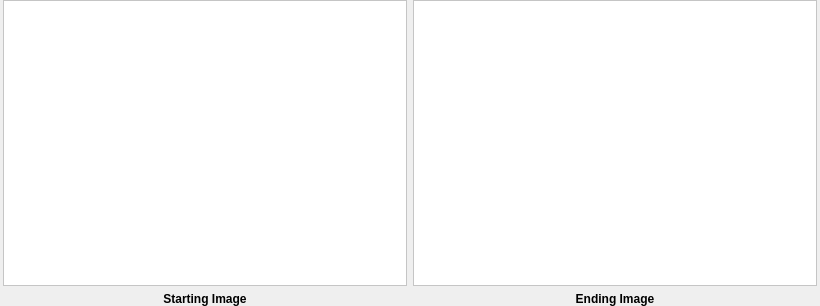
        <widget class="QWidget" name="widget_7" native="true">
         <property name="sizePolicy">
          <sizepolicy hsizetype="Preferred" vsizetype="Preferred">
           <horstretch>1</horstretch>
           <verstretch>1</verstretch>
          </sizepolicy>
         </property>
         <layout class="QGridLayout" name="gridLayout_10">
          <property name="leftMargin">
           <number>3</number>
          </property>
          <property name="topMargin">
           <number>0</number>
          </property>
          <property name="rightMargin">
           <number>3</number>
          </property>
          <property name="bottomMargin">
           <number>0</number>
          </property>
          <item row="0" column="0">
           <widget class="QLabel" name="startingImage">
            <property name="sizePolicy">
             <sizepolicy hsizetype="MinimumExpanding" vsizetype="MinimumExpanding">
              <horstretch>0</horstretch>
              <verstretch>0</verstretch>
             </sizepolicy>
            </property>
            <property name="minimumSize">
             <size>
              <width>404</width>
              <height>286</height>
             </size>
            </property>
            <property name="palette">
             <palette>
              <active>
               <colorrole role="WindowText">
                <brush brushstyle="SolidPattern">
                 <color alpha="255">
                  <red>0</red>
                  <green>0</green>
                  <blue>0</blue>
                 </color>
                </brush>
               </colorrole>
               <colorrole role="Button">
                <brush brushstyle="SolidPattern">
                 <color alpha="255">
                  <red>255</red>
                  <green>255</green>
                  <blue>255</blue>
                 </color>
                </brush>
               </colorrole>
               <colorrole role="Light">
                <brush brushstyle="SolidPattern">
                 <color alpha="255">
                  <red>255</red>
                  <green>255</green>
                  <blue>255</blue>
                 </color>
                </brush>
               </colorrole>
               <colorrole role="Midlight">
                <brush brushstyle="SolidPattern">
                 <color alpha="255">
                  <red>255</red>
                  <green>255</green>
                  <blue>255</blue>
                 </color>
                </brush>
               </colorrole>
               <colorrole role="Dark">
                <brush brushstyle="SolidPattern">
                 <color alpha="255">
                  <red>127</red>
                  <green>127</green>
                  <blue>127</blue>
                 </color>
                </brush>
               </colorrole>
               <colorrole role="Mid">
                <brush brushstyle="SolidPattern">
                 <color alpha="255">
                  <red>170</red>
                  <green>170</green>
                  <blue>170</blue>
                 </color>
                </brush>
               </colorrole>
               <colorrole role="Text">
                <brush brushstyle="SolidPattern">
                 <color alpha="255">
                  <red>0</red>
                  <green>0</green>
                  <blue>0</blue>
                 </color>
                </brush>
               </colorrole>
               <colorrole role="BrightText">
                <brush brushstyle="SolidPattern">
                 <color alpha="255">
                  <red>255</red>
                  <green>255</green>
                  <blue>255</blue>
                 </color>
                </brush>
               </colorrole>
               <colorrole role="ButtonText">
                <brush brushstyle="SolidPattern">
                 <color alpha="255">
                  <red>0</red>
                  <green>0</green>
                  <blue>0</blue>
                 </color>
                </brush>
               </colorrole>
               <colorrole role="Base">
                <brush brushstyle="SolidPattern">
                 <color alpha="255">
                  <red>255</red>
                  <green>255</green>
                  <blue>255</blue>
                 </color>
                </brush>
               </colorrole>
               <colorrole role="Window">
                <brush brushstyle="SolidPattern">
                 <color alpha="255">
                  <red>255</red>
                  <green>255</green>
                  <blue>255</blue>
                 </color>
                </brush>
               </colorrole>
               <colorrole role="Shadow">
                <brush brushstyle="SolidPattern">
                 <color alpha="255">
                  <red>0</red>
                  <green>0</green>
                  <blue>0</blue>
                 </color>
                </brush>
               </colorrole>
               <colorrole role="AlternateBase">
                <brush brushstyle="SolidPattern">
                 <color alpha="255">
                  <red>255</red>
                  <green>255</green>
                  <blue>255</blue>
                 </color>
                </brush>
               </colorrole>
               <colorrole role="ToolTipBase">
                <brush brushstyle="SolidPattern">
                 <color alpha="255">
                  <red>255</red>
                  <green>255</green>
                  <blue>220</blue>
                 </color>
                </brush>
               </colorrole>
               <colorrole role="ToolTipText">
                <brush brushstyle="SolidPattern">
                 <color alpha="255">
                  <red>0</red>
                  <green>0</green>
                  <blue>0</blue>
                 </color>
                </brush>
               </colorrole>
              </active>
              <inactive>
               <colorrole role="WindowText">
                <brush brushstyle="SolidPattern">
                 <color alpha="255">
                  <red>0</red>
                  <green>0</green>
                  <blue>0</blue>
                 </color>
                </brush>
               </colorrole>
               <colorrole role="Button">
                <brush brushstyle="SolidPattern">
                 <color alpha="255">
                  <red>255</red>
                  <green>255</green>
                  <blue>255</blue>
                 </color>
                </brush>
               </colorrole>
               <colorrole role="Light">
                <brush brushstyle="SolidPattern">
                 <color alpha="255">
                  <red>255</red>
                  <green>255</green>
                  <blue>255</blue>
                 </color>
                </brush>
               </colorrole>
               <colorrole role="Midlight">
                <brush brushstyle="SolidPattern">
                 <color alpha="255">
                  <red>255</red>
                  <green>255</green>
                  <blue>255</blue>
                 </color>
                </brush>
               </colorrole>
               <colorrole role="Dark">
                <brush brushstyle="SolidPattern">
                 <color alpha="255">
                  <red>127</red>
                  <green>127</green>
                  <blue>127</blue>
                 </color>
                </brush>
               </colorrole>
               <colorrole role="Mid">
                <brush brushstyle="SolidPattern">
                 <color alpha="255">
                  <red>170</red>
                  <green>170</green>
                  <blue>170</blue>
                 </color>
                </brush>
               </colorrole>
               <colorrole role="Text">
                <brush brushstyle="SolidPattern">
                 <color alpha="255">
                  <red>0</red>
                  <green>0</green>
                  <blue>0</blue>
                 </color>
                </brush>
               </colorrole>
               <colorrole role="BrightText">
                <brush brushstyle="SolidPattern">
                 <color alpha="255">
                  <red>255</red>
                  <green>255</green>
                  <blue>255</blue>
                 </color>
                </brush>
               </colorrole>
               <colorrole role="ButtonText">
                <brush brushstyle="SolidPattern">
                 <color alpha="255">
                  <red>0</red>
                  <green>0</green>
                  <blue>0</blue>
                 </color>
                </brush>
               </colorrole>
               <colorrole role="Base">
                <brush brushstyle="SolidPattern">
                 <color alpha="255">
                  <red>255</red>
                  <green>255</green>
                  <blue>255</blue>
                 </color>
                </brush>
               </colorrole>
               <colorrole role="Window">
                <brush brushstyle="SolidPattern">
                 <color alpha="255">
                  <red>255</red>
                  <green>255</green>
                  <blue>255</blue>
                 </color>
                </brush>
               </colorrole>
               <colorrole role="Shadow">
                <brush brushstyle="SolidPattern">
                 <color alpha="255">
                  <red>0</red>
                  <green>0</green>
                  <blue>0</blue>
                 </color>
                </brush>
               </colorrole>
               <colorrole role="AlternateBase">
                <brush brushstyle="SolidPattern">
                 <color alpha="255">
                  <red>255</red>
                  <green>255</green>
                  <blue>255</blue>
                 </color>
                </brush>
               </colorrole>
               <colorrole role="ToolTipBase">
                <brush brushstyle="SolidPattern">
                 <color alpha="255">
                  <red>255</red>
                  <green>255</green>
                  <blue>220</blue>
                 </color>
                </brush>
               </colorrole>
               <colorrole role="ToolTipText">
                <brush brushstyle="SolidPattern">
                 <color alpha="255">
                  <red>0</red>
                  <green>0</green>
                  <blue>0</blue>
                 </color>
                </brush>
               </colorrole>
              </inactive>
              <disabled>
               <colorrole role="WindowText">
                <brush brushstyle="SolidPattern">
                 <color alpha="255">
                  <red>127</red>
                  <green>127</green>
                  <blue>127</blue>
                 </color>
                </brush>
               </colorrole>
               <colorrole role="Button">
                <brush brushstyle="SolidPattern">
                 <color alpha="255">
                  <red>255</red>
                  <green>255</green>
                  <blue>255</blue>
                 </color>
                </brush>
               </colorrole>
               <colorrole role="Light">
                <brush brushstyle="SolidPattern">
                 <color alpha="255">
                  <red>255</red>
                  <green>255</green>
                  <blue>255</blue>
                 </color>
                </brush>
               </colorrole>
               <colorrole role="Midlight">
                <brush brushstyle="SolidPattern">
                 <color alpha="255">
                  <red>255</red>
                  <green>255</green>
                  <blue>255</blue>
                 </color>
                </brush>
               </colorrole>
               <colorrole role="Dark">
                <brush brushstyle="SolidPattern">
                 <color alpha="255">
                  <red>127</red>
                  <green>127</green>
                  <blue>127</blue>
                 </color>
                </brush>
               </colorrole>
               <colorrole role="Mid">
                <brush brushstyle="SolidPattern">
                 <color alpha="255">
                  <red>170</red>
                  <green>170</green>
                  <blue>170</blue>
                 </color>
                </brush>
               </colorrole>
               <colorrole role="Text">
                <brush brushstyle="SolidPattern">
                 <color alpha="255">
                  <red>127</red>
                  <green>127</green>
                  <blue>127</blue>
                 </color>
                </brush>
               </colorrole>
               <colorrole role="BrightText">
                <brush brushstyle="SolidPattern">
                 <color alpha="255">
                  <red>255</red>
                  <green>255</green>
                  <blue>255</blue>
                 </color>
                </brush>
               </colorrole>
               <colorrole role="ButtonText">
                <brush brushstyle="SolidPattern">
                 <color alpha="255">
                  <red>127</red>
                  <green>127</green>
                  <blue>127</blue>
                 </color>
                </brush>
               </colorrole>
               <colorrole role="Base">
                <brush brushstyle="SolidPattern">
                 <color alpha="255">
                  <red>255</red>
                  <green>255</green>
                  <blue>255</blue>
                 </color>
                </brush>
               </colorrole>
               <colorrole role="Window">
                <brush brushstyle="SolidPattern">
                 <color alpha="255">
                  <red>255</red>
                  <green>255</green>
                  <blue>255</blue>
                 </color>
                </brush>
               </colorrole>
               <colorrole role="Shadow">
                <brush brushstyle="SolidPattern">
                 <color alpha="255">
                  <red>0</red>
                  <green>0</green>
                  <blue>0</blue>
                 </color>
                </brush>
               </colorrole>
               <colorrole role="AlternateBase">
                <brush brushstyle="SolidPattern">
                 <color alpha="255">
                  <red>255</red>
                  <green>255</green>
                  <blue>255</blue>
                 </color>
                </brush>
               </colorrole>
               <colorrole role="ToolTipBase">
                <brush brushstyle="SolidPattern">
                 <color alpha="255">
                  <red>255</red>
                  <green>255</green>
                  <blue>220</blue>
                 </color>
                </brush>
               </colorrole>
               <colorrole role="ToolTipText">
                <brush brushstyle="SolidPattern">
                 <color alpha="255">
                  <red>0</red>
                  <green>0</green>
                  <blue>0</blue>
                 </color>
                </brush>
               </colorrole>
              </disabled>
             </palette>
            </property>
            <property name="mouseTracking">
             <bool>true</bool>
            </property>
            <property name="autoFillBackground">
             <bool>true</bool>
            </property>
            <property name="frameShape">
             <enum>QFrame::StyledPanel</enum>
            </property>
            <property name="lineWidth">
             <number>1</number>
            </property>
            <property name="text">
             <string/>
            </property>
           </widget>
          </item>
          <item row="0" column="1">
           <widget class="QLabel" name="endingImage">
            <property name="sizePolicy">
             <sizepolicy hsizetype="MinimumExpanding" vsizetype="MinimumExpanding">
              <horstretch>0</horstretch>
              <verstretch>0</verstretch>
             </sizepolicy>
            </property>
            <property name="minimumSize">
             <size>
              <width>404</width>
              <height>286</height>
             </size>
            </property>
            <property name="palette">
             <palette>
              <active>
               <colorrole role="WindowText">
                <brush brushstyle="SolidPattern">
                 <color alpha="255">
                  <red>0</red>
                  <green>0</green>
                  <blue>0</blue>
                 </color>
                </brush>
               </colorrole>
               <colorrole role="Button">
                <brush brushstyle="SolidPattern">
                 <color alpha="255">
                  <red>255</red>
                  <green>255</green>
                  <blue>255</blue>
                 </color>
                </brush>
               </colorrole>
               <colorrole role="Light">
                <brush brushstyle="SolidPattern">
                 <color alpha="255">
                  <red>255</red>
                  <green>255</green>
                  <blue>255</blue>
                 </color>
                </brush>
               </colorrole>
               <colorrole role="Midlight">
                <brush brushstyle="SolidPattern">
                 <color alpha="255">
                  <red>255</red>
                  <green>255</green>
                  <blue>255</blue>
                 </color>
                </brush>
               </colorrole>
               <colorrole role="Dark">
                <brush brushstyle="SolidPattern">
                 <color alpha="255">
                  <red>127</red>
                  <green>127</green>
                  <blue>127</blue>
                 </color>
                </brush>
               </colorrole>
               <colorrole role="Mid">
                <brush brushstyle="SolidPattern">
                 <color alpha="255">
                  <red>170</red>
                  <green>170</green>
                  <blue>170</blue>
                 </color>
                </brush>
               </colorrole>
               <colorrole role="Text">
                <brush brushstyle="SolidPattern">
                 <color alpha="255">
                  <red>0</red>
                  <green>0</green>
                  <blue>0</blue>
                 </color>
                </brush>
               </colorrole>
               <colorrole role="BrightText">
                <brush brushstyle="SolidPattern">
                 <color alpha="255">
                  <red>255</red>
                  <green>255</green>
                  <blue>255</blue>
                 </color>
                </brush>
               </colorrole>
               <colorrole role="ButtonText">
                <brush brushstyle="SolidPattern">
                 <color alpha="255">
                  <red>0</red>
                  <green>0</green>
                  <blue>0</blue>
                 </color>
                </brush>
               </colorrole>
               <colorrole role="Base">
                <brush brushstyle="SolidPattern">
                 <color alpha="255">
                  <red>255</red>
                  <green>255</green>
                  <blue>255</blue>
                 </color>
                </brush>
               </colorrole>
               <colorrole role="Window">
                <brush brushstyle="SolidPattern">
                 <color alpha="255">
                  <red>255</red>
                  <green>255</green>
                  <blue>255</blue>
                 </color>
                </brush>
               </colorrole>
               <colorrole role="Shadow">
                <brush brushstyle="SolidPattern">
                 <color alpha="255">
                  <red>0</red>
                  <green>0</green>
                  <blue>0</blue>
                 </color>
                </brush>
               </colorrole>
               <colorrole role="AlternateBase">
                <brush brushstyle="SolidPattern">
                 <color alpha="255">
                  <red>255</red>
                  <green>255</green>
                  <blue>255</blue>
                 </color>
                </brush>
               </colorrole>
               <colorrole role="ToolTipBase">
                <brush brushstyle="SolidPattern">
                 <color alpha="255">
                  <red>255</red>
                  <green>255</green>
                  <blue>220</blue>
                 </color>
                </brush>
               </colorrole>
               <colorrole role="ToolTipText">
                <brush brushstyle="SolidPattern">
                 <color alpha="255">
                  <red>0</red>
                  <green>0</green>
                  <blue>0</blue>
                 </color>
                </brush>
               </colorrole>
              </active>
              <inactive>
               <colorrole role="WindowText">
                <brush brushstyle="SolidPattern">
                 <color alpha="255">
                  <red>0</red>
                  <green>0</green>
                  <blue>0</blue>
                 </color>
                </brush>
               </colorrole>
               <colorrole role="Button">
                <brush brushstyle="SolidPattern">
                 <color alpha="255">
                  <red>255</red>
                  <green>255</green>
                  <blue>255</blue>
                 </color>
                </brush>
               </colorrole>
               <colorrole role="Light">
                <brush brushstyle="SolidPattern">
                 <color alpha="255">
                  <red>255</red>
                  <green>255</green>
                  <blue>255</blue>
                 </color>
                </brush>
               </colorrole>
               <colorrole role="Midlight">
                <brush brushstyle="SolidPattern">
                 <color alpha="255">
                  <red>255</red>
                  <green>255</green>
                  <blue>255</blue>
                 </color>
                </brush>
               </colorrole>
               <colorrole role="Dark">
                <brush brushstyle="SolidPattern">
                 <color alpha="255">
                  <red>127</red>
                  <green>127</green>
                  <blue>127</blue>
                 </color>
                </brush>
               </colorrole>
               <colorrole role="Mid">
                <brush brushstyle="SolidPattern">
                 <color alpha="255">
                  <red>170</red>
                  <green>170</green>
                  <blue>170</blue>
                 </color>
                </brush>
               </colorrole>
               <colorrole role="Text">
                <brush brushstyle="SolidPattern">
                 <color alpha="255">
                  <red>0</red>
                  <green>0</green>
                  <blue>0</blue>
                 </color>
                </brush>
               </colorrole>
               <colorrole role="BrightText">
                <brush brushstyle="SolidPattern">
                 <color alpha="255">
                  <red>255</red>
                  <green>255</green>
                  <blue>255</blue>
                 </color>
                </brush>
               </colorrole>
               <colorrole role="ButtonText">
                <brush brushstyle="SolidPattern">
                 <color alpha="255">
                  <red>0</red>
                  <green>0</green>
                  <blue>0</blue>
                 </color>
                </brush>
               </colorrole>
               <colorrole role="Base">
                <brush brushstyle="SolidPattern">
                 <color alpha="255">
                  <red>255</red>
                  <green>255</green>
                  <blue>255</blue>
                 </color>
                </brush>
               </colorrole>
               <colorrole role="Window">
                <brush brushstyle="SolidPattern">
                 <color alpha="255">
                  <red>255</red>
                  <green>255</green>
                  <blue>255</blue>
                 </color>
                </brush>
               </colorrole>
               <colorrole role="Shadow">
                <brush brushstyle="SolidPattern">
                 <color alpha="255">
                  <red>0</red>
                  <green>0</green>
                  <blue>0</blue>
                 </color>
                </brush>
               </colorrole>
               <colorrole role="AlternateBase">
                <brush brushstyle="SolidPattern">
                 <color alpha="255">
                  <red>255</red>
                  <green>255</green>
                  <blue>255</blue>
                 </color>
                </brush>
               </colorrole>
               <colorrole role="ToolTipBase">
                <brush brushstyle="SolidPattern">
                 <color alpha="255">
                  <red>255</red>
                  <green>255</green>
                  <blue>220</blue>
                 </color>
                </brush>
               </colorrole>
               <colorrole role="ToolTipText">
                <brush brushstyle="SolidPattern">
                 <color alpha="255">
                  <red>0</red>
                  <green>0</green>
                  <blue>0</blue>
                 </color>
                </brush>
               </colorrole>
              </inactive>
              <disabled>
               <colorrole role="WindowText">
                <brush brushstyle="SolidPattern">
                 <color alpha="255">
                  <red>127</red>
                  <green>127</green>
                  <blue>127</blue>
                 </color>
                </brush>
               </colorrole>
               <colorrole role="Button">
                <brush brushstyle="SolidPattern">
                 <color alpha="255">
                  <red>255</red>
                  <green>255</green>
                  <blue>255</blue>
                 </color>
                </brush>
               </colorrole>
               <colorrole role="Light">
                <brush brushstyle="SolidPattern">
                 <color alpha="255">
                  <red>255</red>
                  <green>255</green>
                  <blue>255</blue>
                 </color>
                </brush>
               </colorrole>
               <colorrole role="Midlight">
                <brush brushstyle="SolidPattern">
                 <color alpha="255">
                  <red>255</red>
                  <green>255</green>
                  <blue>255</blue>
                 </color>
                </brush>
               </colorrole>
               <colorrole role="Dark">
                <brush brushstyle="SolidPattern">
                 <color alpha="255">
                  <red>127</red>
                  <green>127</green>
                  <blue>127</blue>
                 </color>
                </brush>
               </colorrole>
               <colorrole role="Mid">
                <brush brushstyle="SolidPattern">
                 <color alpha="255">
                  <red>170</red>
                  <green>170</green>
                  <blue>170</blue>
                 </color>
                </brush>
               </colorrole>
               <colorrole role="Text">
                <brush brushstyle="SolidPattern">
                 <color alpha="255">
                  <red>127</red>
                  <green>127</green>
                  <blue>127</blue>
                 </color>
                </brush>
               </colorrole>
               <colorrole role="BrightText">
                <brush brushstyle="SolidPattern">
                 <color alpha="255">
                  <red>255</red>
                  <green>255</green>
                  <blue>255</blue>
                 </color>
                </brush>
               </colorrole>
               <colorrole role="ButtonText">
                <brush brushstyle="SolidPattern">
                 <color alpha="255">
                  <red>127</red>
                  <green>127</green>
                  <blue>127</blue>
                 </color>
                </brush>
               </colorrole>
               <colorrole role="Base">
                <brush brushstyle="SolidPattern">
                 <color alpha="255">
                  <red>255</red>
                  <green>255</green>
                  <blue>255</blue>
                 </color>
                </brush>
               </colorrole>
               <colorrole role="Window">
                <brush brushstyle="SolidPattern">
                 <color alpha="255">
                  <red>255</red>
                  <green>255</green>
                  <blue>255</blue>
                 </color>
                </brush>
               </colorrole>
               <colorrole role="Shadow">
                <brush brushstyle="SolidPattern">
                 <color alpha="255">
                  <red>0</red>
                  <green>0</green>
                  <blue>0</blue>
                 </color>
                </brush>
               </colorrole>
               <colorrole role="AlternateBase">
                <brush brushstyle="SolidPattern">
                 <color alpha="255">
                  <red>255</red>
                  <green>255</green>
                  <blue>255</blue>
                 </color>
                </brush>
               </colorrole>
               <colorrole role="ToolTipBase">
                <brush brushstyle="SolidPattern">
                 <color alpha="255">
                  <red>255</red>
                  <green>255</green>
                  <blue>220</blue>
                 </color>
                </brush>
               </colorrole>
               <colorrole role="ToolTipText">
                <brush brushstyle="SolidPattern">
                 <color alpha="255">
                  <red>0</red>
                  <green>0</green>
                  <blue>0</blue>
                 </color>
                </brush>
               </colorrole>
              </disabled>
             </palette>
            </property>
            <property name="mouseTracking">
             <bool>true</bool>
            </property>
            <property name="autoFillBackground">
             <bool>true</bool>
            </property>
            <property name="frameShape">
             <enum>QFrame::StyledPanel</enum>
            </property>
            <property name="text">
             <string/>
            </property>
           </widget>
          </item>
          <item row="1" column="0">
           <widget class="QLabel" name="startingLabel">
            <property name="sizePolicy">
             <sizepolicy hsizetype="MinimumExpanding" vsizetype="Fixed">
              <horstretch>0</horstretch>
              <verstretch>0</verstretch>
             </sizepolicy>
            </property>
            <property name="font">
             <font>
              <weight>75</weight>
              <bold>true</bold>
             </font>
            </property>
            <property name="text">
             <string>Starting Image</string>
            </property>
            <property name="alignment">
             <set>Qt::AlignCenter</set>
            </property>
           </widget>
          </item>
          <item row="1" column="1">
           <widget class="QLabel" name="endingLabel">
            <property name="sizePolicy">
             <sizepolicy hsizetype="MinimumExpanding" vsizetype="Fixed">
              <horstretch>0</horstretch>
              <verstretch>0</verstretch>
             </sizepolicy>
            </property>
            <property name="font">
             <font>
              <weight>75</weight>
              <bold>true</bold>
             </font>
            </property>
            <property name="text">
             <string>Ending Image</string>
            </property>
            <property name="alignment">
             <set>Qt::AlignCenter</set>
            </property>
           </widget>
          </item>
         </layout>
        </widget>
